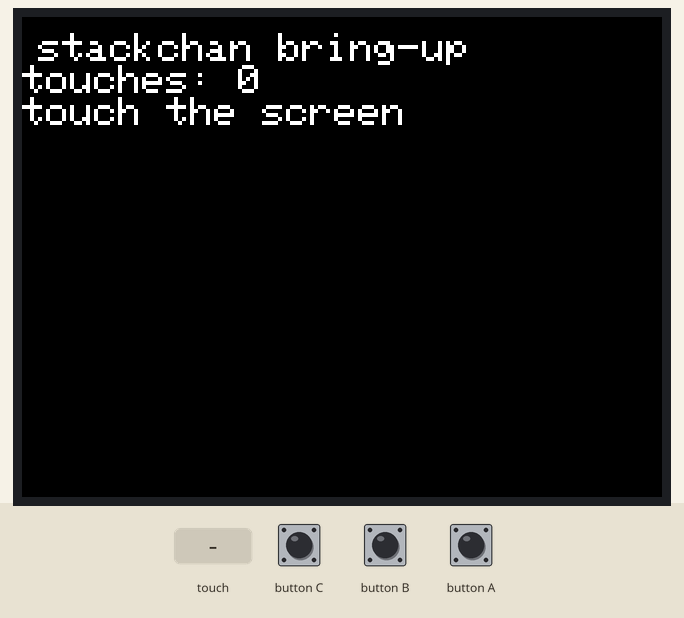
This sketch was run on a simulated ESP32-S3. Parts: 320×240 colour display. The inputs (shaded band) are chosen by the test bench. What the sketch prints to the serial monitor is not drawn.

Above: at 1.4 s.
1.5 s: touch panel pressed at 13 % / 10 % of its raw x / y range
At 2.7 s:
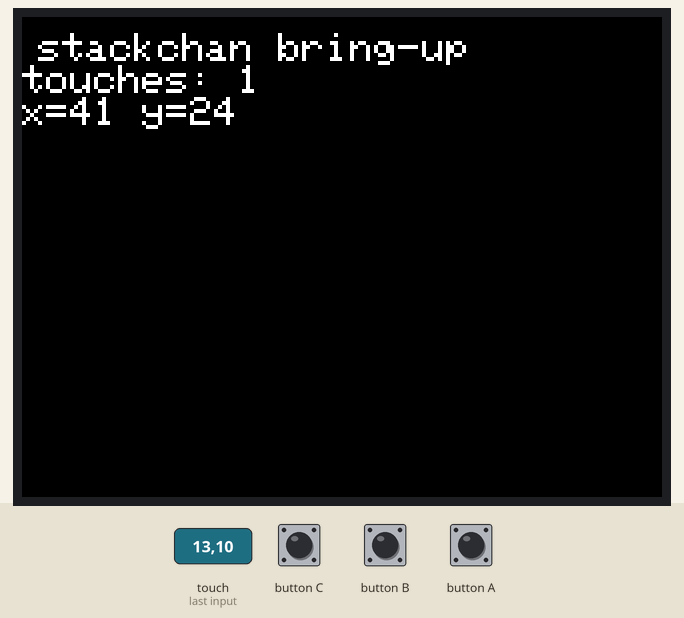
3.0 s: touch panel pressed at 38 % / 10 % of its raw x / y range
At 3.9 s:
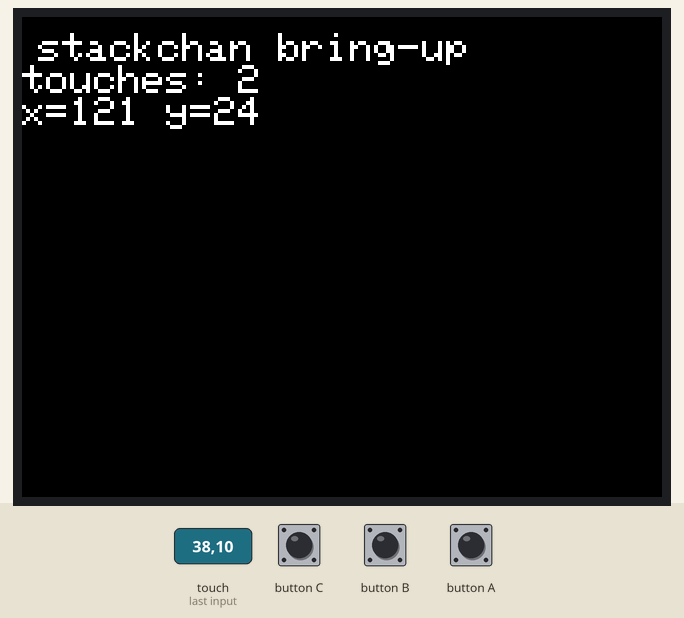
Timing chart, 0 to 6.0 s (numbered marks = the images above; inputs shaded):
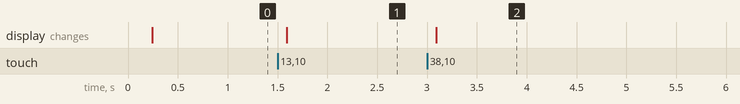

Measured:
- after the input at 1.5 s, the display: changes after 0.09 s (image 1)
- after the input at 3.0 s, the display: changes after 0.09 s (image 2)

The sketch:

minimal_ui.ino
```cpp
// Minimal K151/CoreS3 bring-up: screen + touch only. No servo, camera or network.
#include <M5Unified.h>

static uint32_t touchCount = 0;

static void draw(const char* line2) {
  M5.Display.fillScreen(TFT_BLACK);
  M5.Display.setTextColor(TFT_WHITE, TFT_BLACK);
  M5.Display.setTextSize(2);
  M5.Display.setCursor(8, 8);
  M5.Display.println("stackchan bring-up");
  M5.Display.printf("touches: %lu\n", (unsigned long)touchCount);
  M5.Display.println(line2);
}

void setup() {
  auto cfg = M5.config();
  M5.begin(cfg);
  Serial.begin(115200);
  Serial.printf("boot ms=%lu w=%d h=%d\n", (unsigned long)millis(), (int)M5.Display.width(), (int)M5.Display.height());
  draw("touch the screen");
}

void loop() {
  M5.update();
  auto t = M5.Touch.getDetail();
  if (t.wasPressed()) {
    ++touchCount;
    char buf[48];
    snprintf(buf, sizeof(buf), "x=%d y=%d", (int)t.x, (int)t.y);
    draw(buf);
    Serial.printf("touch ms=%lu n=%lu x=%d y=%d\n", (unsigned long)millis(), (unsigned long)touchCount, (int)t.x, (int)t.y);
  }
  delay(10);
}
```
